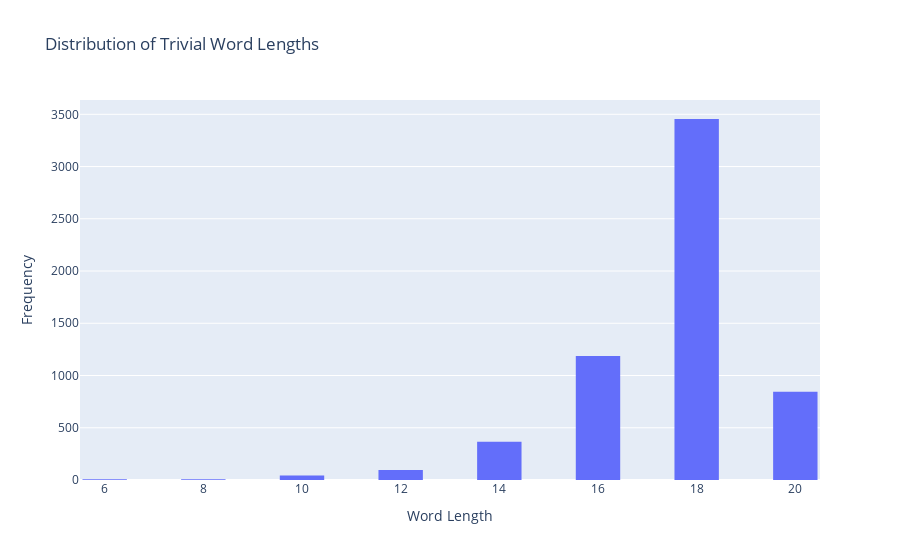
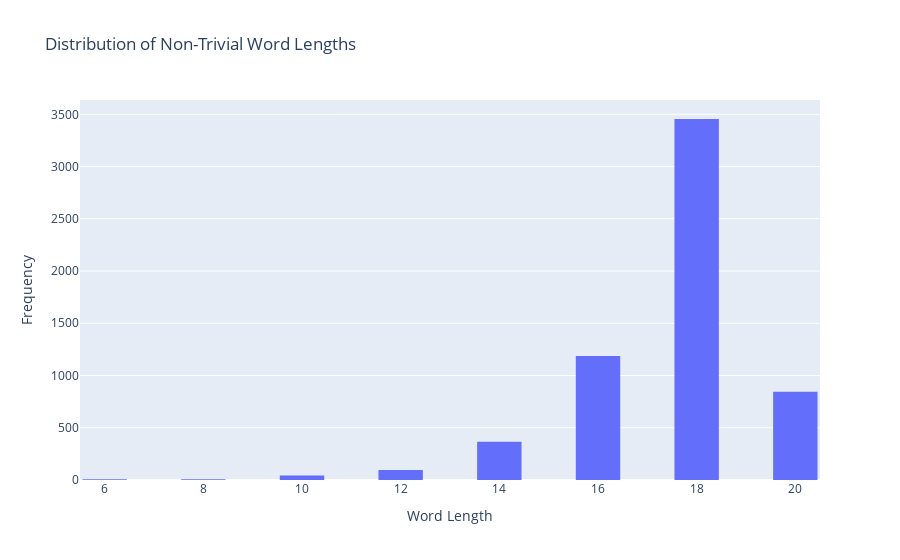

The notebook cell saved with these charts, in order:
### Code cell
plotFrequencies(trivialWords, wordType="Trivial")
plotFrequencies(nontrivialWords, wordType="Non-Trivial")

### Figure 1 — Plotly figure (JSON) as saved in the notebook; plotly's stock layout.template omitted (floating-point values rounded to 4 significant figures; data arrays with more than 128 entries replaced by an {"elided": "..."} marker saying what was removed)
{"data": [{"bingroup": "x", "hovertemplate": "Word Length=%{x}<br>count=%{y}<extra></extra>", "legendgroup": "", "marker": {"color": "#636efa", "pattern": {"shape": ""}}, "name": "", "nbinsx": 15, "orientation": "v", "showlegend": false, "type": "histogram", "x": {"elided": "6000 int values"}, "xaxis": "x", "yaxis": "y"}], "layout": {"bargap": 0.1, "barmode": "relative", "legend": {"tracegroupgap": 0}, "title": {"text": "Distribution of Trivial Word Lengths"}, "xaxis": {"anchor": "y", "domain": [0, 1], "title": {"text": "Word Length"}}, "yaxis": {"anchor": "x", "domain": [0, 1], "title": {"text": "Frequency"}}}}

### Figure 2 — Plotly figure (JSON) as saved in the notebook; plotly's stock layout.template omitted (floating-point values rounded to 4 significant figures; data arrays with more than 128 entries replaced by an {"elided": "..."} marker saying what was removed)
{"data": [{"bingroup": "x", "hovertemplate": "Word Length=%{x}<br>count=%{y}<extra></extra>", "legendgroup": "", "marker": {"color": "#636efa", "pattern": {"shape": ""}}, "name": "", "nbinsx": 15, "orientation": "v", "showlegend": false, "type": "histogram", "x": {"elided": "6000 int values"}, "xaxis": "x", "yaxis": "y"}], "layout": {"bargap": 0.1, "barmode": "relative", "legend": {"tracegroupgap": 0}, "title": {"text": "Distribution of Non-Trivial Word Lengths"}, "xaxis": {"anchor": "y", "domain": [0, 1], "title": {"text": "Word Length"}}, "yaxis": {"anchor": "x", "domain": [0, 1], "title": {"text": "Frequency"}}}}
